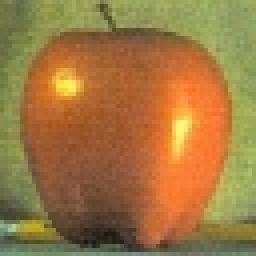
#> input picture Assignment_3/results/analogy_RGB_apple_orange/Ap.jpg, 64 x 64 px (shown 4 times larger)
$ python image_analogies.py --source results/analogy_RGB_apple_orange/Ap.jpg --source_filtered results/analogy_RGB_apple_orange/Bp.jpg --dest out.png --output out   (older library calls are emulated)
#> lines starting #> are read from the running program, lines starting #| are printed output that depends on the picture
import matplotlib.pyplot as plt
import numpy as np
import cv2
import copy
import argparse
import os
import scipy.ndimage
import math
import pyramid
import preprocess
from sklearn.feature_extraction.image import extract_patches_2d
import time
from panns import *
"""
https://github.com/ryanrhymes/panns
"""
#keep them odd
n_fine=5
n_coarse=3
n_channel=3
# half is used only with fine scale
half=(n_fine**2)//2
kappa=2
size=64
inf=10**20

approx_time=0
coh_time=0

# [276 lines left out: functions get_feature_matrix_, get_feature_matrix, get_feature_vector_, get_feature_vector, best_approx_match, fast_approx_match and 5 more, not called in this run]


def main():
    parser=argparse.ArgumentParser(description='Image Pyramid')
    parser.add_argument('--source', dest='source_image', help="Enter Source Image Path", required=True, type=str)
    parser.add_argument('--source_filtered', dest='filtered_source', help="Enter filtered Source Image Path", required=True, type=str)
    parser.add_argument('--dest', dest='dest_image', help="Enter dest Image Path", required=True, type=str)
    parser.add_argument('--levels', dest='levels', help="Enter no. of levels for pyramid", default=5, type=int)
    parser.add_argument('--output', dest='output_image_folder', help="Enter Output Image folder", required=True, type=str)
    parser.add_argument('--resize_height', dest='resize', help="Enter resize parameter", default=64, type=float)
    parser.add_argument('--mode', dest='mode', help="RGB or YIQ", default="RGB", type=str)
    parser.add_argument('--kappa', dest='kappa',
                        help="Enter Kappa", default=5.0, type=float)
    args=parser.parse_args()

    os.system("mkdir -p "+args.output_image_folder)

    A =cv2.imread(args.source_image, cv2.IMREAD_COLOR).astype(np.float)
    Ap = cv2.imread(args.filtered_source, cv2.IMREAD_COLOR).astype(np.float)
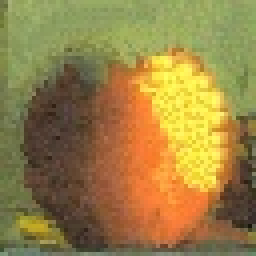
#> input picture Assignment_3/results/analogy_RGB_apple_orange/Bp.jpg, 64 x 64 px (shown 4 times larger)
    Ap=255-A
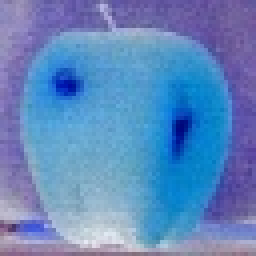
#> Ap: shape (64, 64, 3) float64 (shown 4 times larger); mean B, G, R 190.2, 135.3, 96
#> (the run stopped early here; a loop or call above may not have finished)
